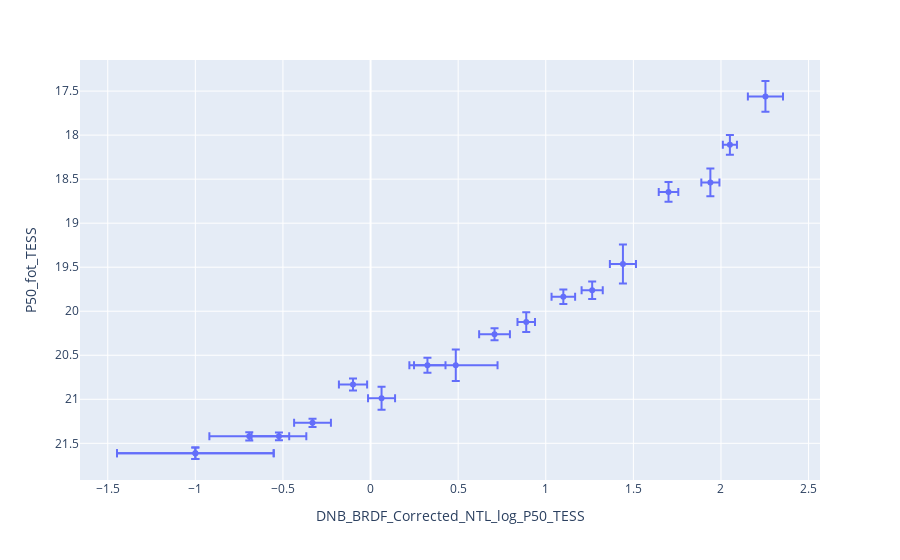

The cell this chart's notebook holds for it:
### Code cell
Grafico_intervalos('TESS')
Ajuste('TESS',True)

### Figure 1 — Plotly figure (JSON) as saved in the notebook; plotly's stock layout.template omitted (floating-point values rounded to 4 significant figures)
{"data": [{"error_x": {"array": [null, null, null, null, 0.4472, 0.4472, 0.2278, 0.1562, 0.1051, 0.08052, 0.07716, 0.1031, 0.2383, 0.08785, 0.05, 0.06725, 0.06039, 0.07448, 0.05581, 0.0517, 0.04024, 0.1002, null, null, null]}, "error_y": {"array": [null, null, null, null, 0.06513, 0.06513, 0.04654, 0.04387, 0.04634, 0.06728, 0.1301, 0.08558, 0.1799, 0.06774, 0.1121, 0.08141, 0.09886, 0.2221, 0.1122, 0.1566, 0.1124, 0.1746, null, null, null]}, "hovertemplate": "DNB_BRDF_Corrected_NTL_log_P50_TESS=%{x}<br>P50_fot_TESS=%{y}<extra></extra>", "legendgroup": "", "marker": {"color": "#636efa", "symbol": "circle"}, "mode": "markers", "name": "", "orientation": "v", "showlegend": false, "type": "scatter", "x": [null, null, null, null, -1, -1, -0.6922, -0.5229, -0.3313, -0.1002, 0.06274, 0.3247, 0.4864, 0.7076, 0.8886, 1.1, 1.265, 1.44, 1.701, 1.94, 2.051, 2.254, null, null, null], "xaxis": "x", "y": [null, null, null, null, 21.61, 21.61, 21.42, 21.42, 21.27, 20.83, 20.99, 20.61, 20.61, 20.26, 20.12, 19.84, 19.76, 19.46, 18.65, 18.54, 18.11, 17.56, null, null, null], "yaxis": "y"}], "layout": {"legend": {"tracegroupgap": 0}, "margin": {"t": 60}, "xaxis": {"anchor": "y", "domain": [0, 1], "title": {"text": "DNB_BRDF_Corrected_NTL_log_P50_TESS"}}, "yaxis": {"anchor": "x", "autorange": "reversed", "domain": [0, 1], "title": {"text": "P50_fot_TESS"}}}}
